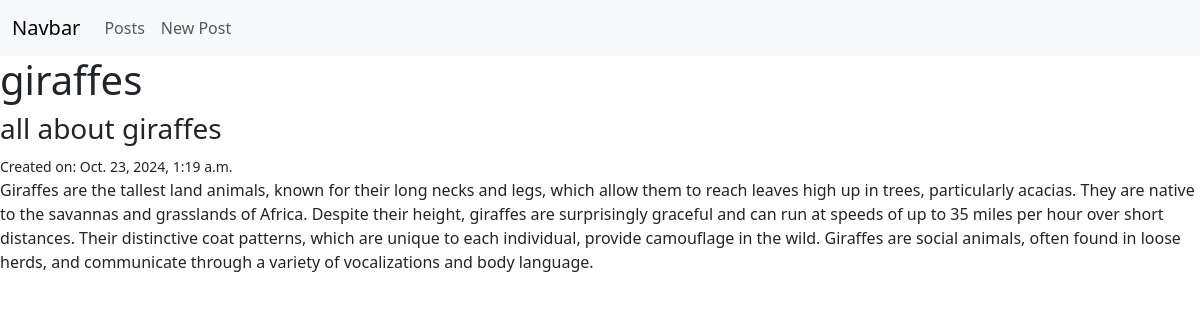
Page /posts/2/ on the committed database.
### posts/models.py (models this page shows, shortened)
class Post(models.Model):
    title = models.CharField(max_length=128)
    subtitle = models.CharField(max_length=256)
    body = models.TextField()
    created_on = models.DateTimeField(auto_now_add=True)

### posts/views.py (the view)
# urls.py: path('<int:pk>/', views.PostDetailView.as_view(), name='detail'),
class PostDetailView(DetailView):
    template_name = 'posts/detail.html'
    model = Post

### templates/posts/detail.html (shortened to what this page needs)
{% extends 'base.html' %}
{% block content %}
<h1>{{ post.title }}</h1>
<h3>{{post.subtitle }}</h3>
<small>Created on: {{ post.created_on }}</small>
<p>{{ post.body }}</p>
{% endblock content %}

### rows in the picture
Post: title "giraffes", subtitle "all about giraffes", created_on "Oct. 23, 2024, 1:19 a.m.", body "Giraffes are the tallest land animals, known for their long necks and legs, which allow them to reach leaves high up in trees, particularly acacias. They are native to the savannas and grasslands of Africa. Despite their height, giraffes are surprisingly graceful and can run at speeds of up to 35 miles per hour over short distances. Their distinctive coat patterns, which are unique to each individual, provide camouflage in the wild. Giraffes are social animals, often found in loose herds, and communicate through a variety of vocalizations and body language."
